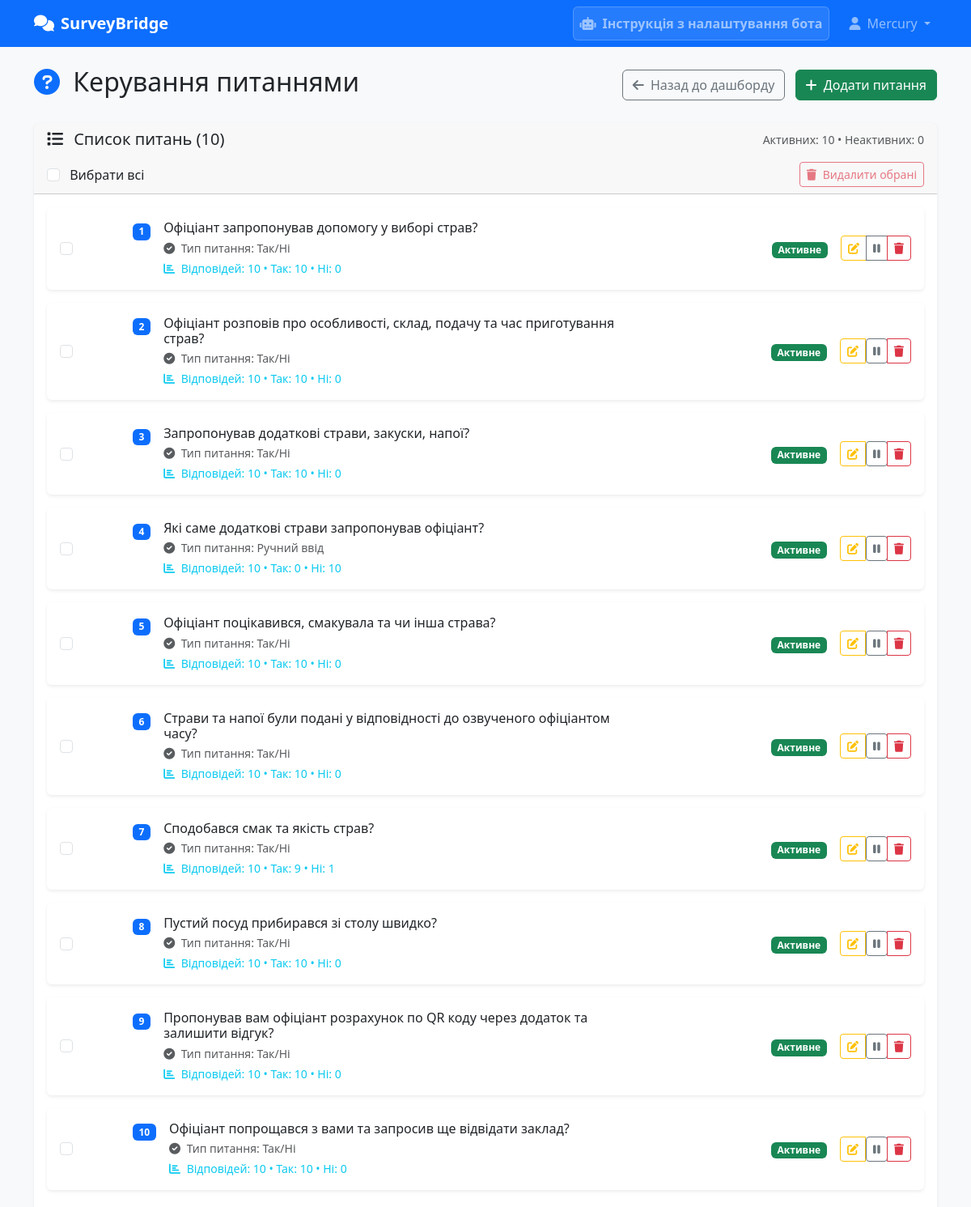
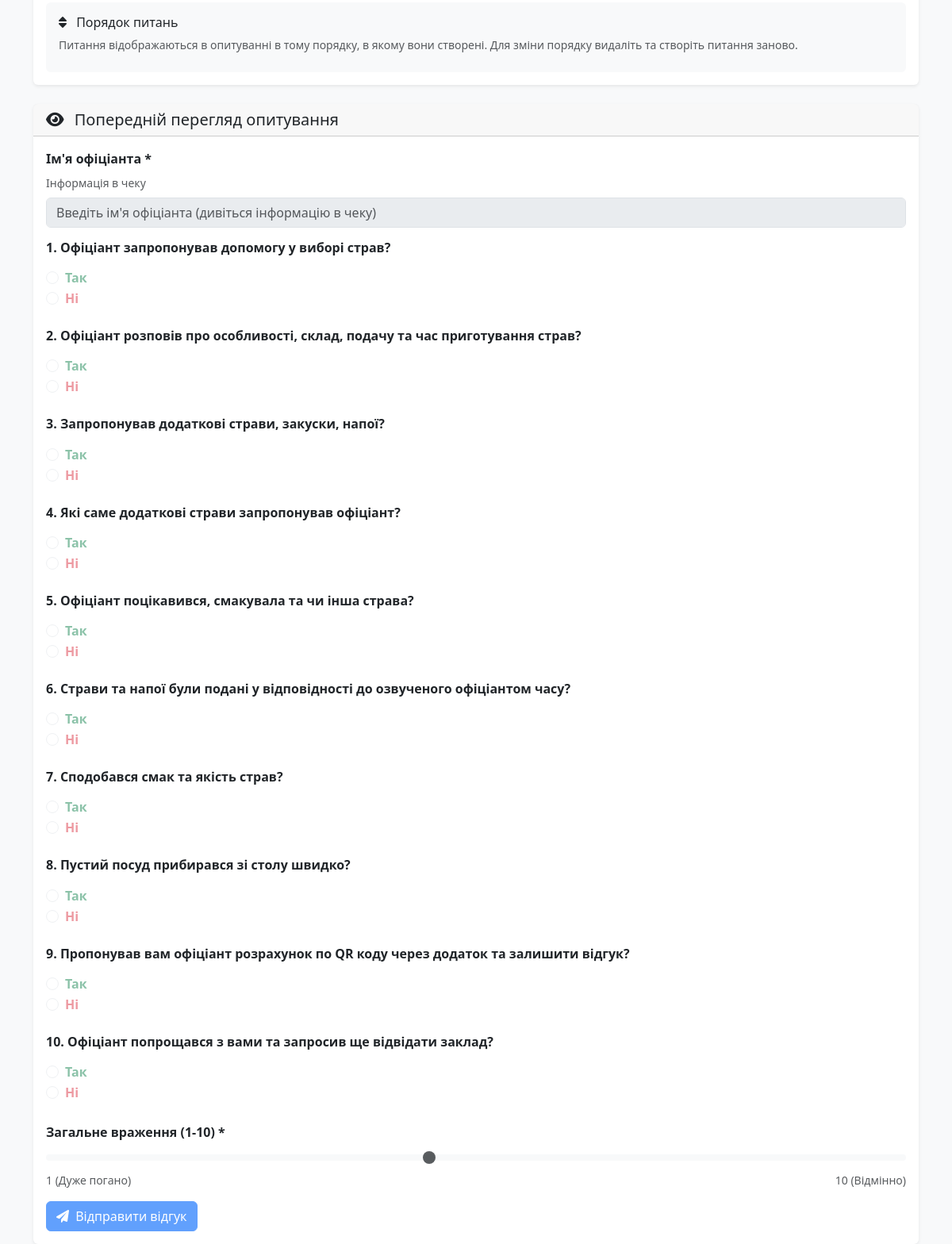
The page /user/questions (signed in) on the database its author committed (2 pictures, top to bottom).
### models.py (models this page shows, shortened)
class User(UserMixin, db.Model):
    __tablename__ = 'users'
    id = db.Column(db.Integer, primary_key=True)
    login = db.Column(db.String(80), unique=True, nullable=False)
    password_hash = db.Column(db.String(120), nullable=False)
    restaurant_name = db.Column(db.String(200), nullable=False)
    city = db.Column(db.String(100), nullable=False)
    bot_token = db.Column(db.String(200), nullable=True)
    telegram_group_id = db.Column(db.String(50), nullable=True)  # ID групи Telegram для сповіщень
    telegram_group_name = db.Column(db.String(200), nullable=True)  # Назва групи Telegram
    telegram_group_link = db.Column(db.String(200), nullable=True)  # Посилання на групу Telegram
    telegram_group_enabled = db.Column(db.Boolean, default=False, nullable=False)  # Увімкнути групові сповіщення
    unique_token = db.Column(db.String(32), unique=True, nullable=False)
    email_address = db.Column(db.String(120), nullable=True)  # Email адреса для сповіщень
    email_enabled = db.Column(db.Boolean, default=False, nullable=False)  # Увімкнути email сповіщення
    is_active = db.Column(db.Boolean, default=True, nullable=False)
    created_at = db.Column(db.DateTime, default=datetime.utcnow)
    questions = db.relationship('Question', backref='user', lazy=True, cascade='all, delete-orphan')
    surveys = db.relationship('Survey', backref='user', lazy=True, cascade='all, delete-orphan')
    qr_codes = db.relationship('QRCode', backref='user', lazy=True, cascade='all, delete-orphan')

class Question(db.Model):
    __tablename__ = 'questions'
    id = db.Column(db.Integer, primary_key=True)
    user_id = db.Column(db.Integer, db.ForeignKey('users.id'), nullable=False)
    question_text = db.Column(db.Text, nullable=False)
    question_type = db.Column(db.String(20), default='yes_no', nullable=False)  # 'yes_no' або 'manual'
    is_active = db.Column(db.Boolean, default=True, nullable=False)
    created_at = db.Column(db.DateTime, default=datetime.utcnow)
    answers = db.relationship('Answer', backref='question', lazy=True, cascade='all, delete-orphan')

### app.py (the view)
@app.route('/user/questions')
@manager_required
def user_questions():
    questions = Question.query.filter_by(user_id=current_user.id).all()
    active_count = Question.query.filter_by(user_id=current_user.id, is_active=True).count()
    inactive_count = Question.query.filter_by(user_id=current_user.id, is_active=False).count()
    return render_template('user/questions.html',
                         questions=questions,
                         active_count=active_count,
                         inactive_count=inactive_count)

### templates/user/questions.html (shortened to what this page needs)
{% extends "base.html" %}
{% block content %}
<div class="row">
    <div class="col-12">
        <div class="d-flex justify-content-between align-items-center mb-4">
            <h2>
                <i class="fas fa-question-circle text-primary me-2"></i>
                Керування питаннями
            </h2>
            <div>
                <a href="{{ url_for('user_dashboard') }}" class="btn btn-outline-secondary me-2">
                    <i class="fas fa-arrow-left me-1"></i>
                    Назад до дашборду
                </a>
                <button type="button" class="btn btn-success" data-bs-toggle="modal" data-bs-target="#addQuestionModal">
                    <i class="fas fa-plus me-1"></i>
                    Додати питання
                </button>
            </div>
        </div>
    </div>
</div>
<div class="row">
    <div class="col-12">
        <div class="card">
            <div class="card-header">
                <div class="d-flex justify-content-between align-items-center">
                    <h5 class="mb-0">
                        <i class="fas fa-list me-2"></i>
                        Список питань ({{ questions|length }})
                    </h5>
                    <div class="text-muted small">
                        Активних: {{ active_count }} •
                        Неактивних: {{ inactive_count }}
                    </div>
                </div>
                {% if questions %}
                <div class="mt-3">
                    <div class="d-flex justify-content-between align-items-center">
                        <div>
                            <input type="checkbox" id="selectAll" class="form-check-input me-2">
                            <label for="selectAll" class="form-check-label">Вибрати всі</label>
                        </div>
                        <button type="button" id="deleteSelectedBtn" class="btn btn-sm btn-outline-danger" disabled>
                            <i class="fas fa-trash me-1"></i>
                            Видалити обрані
                        </button>
                    </div>
                </div>
                {% endif %}
            </div>
            <div class="card-body">
                {% if questions %}
                <form id="bulkDeleteForm" method="POST" action="{{ url_for('user_bulk_delete_questions') }}">
                    <div class="questions-list">
                    {% for question in questions %}
                    <div class="question-item card mb-3 {% if not question.is_active %}bg-light{% endif %}">
                        <div class="card-body">
                            <div class="row align-items-center">
                                <div class="col-md-1">
                                    <input type="checkbox" name="question_ids" value="{{ question.id }}" class="form-check-input question-checkbox">
                                </div>
                                <div class="col-md-7">
                                    <div class="d-flex align-items-start">
                                        <div class="question-number me-3">
                                            <span class="badge bg-primary">{{ loop.index }}</span>
                                        </div>
                                        <div class="flex-grow-1">
                                            <h6 class="mb-1 {% if not question.is_active %}text-muted{% endif %}">
                                                {{ question.question_text }}
                                            </h6>
                                            <div class="small text-muted">
                                                <i class="fas fa-check-circle me-1"></i>
                                                Тип питання:
                                                {% if question.question_type == 'yes_no' %}
                                                    Так/Ні
                                                {% else %}
                                                    Ручний ввід
                                                {% endif %}
                                            </div>
                                            {% if question.answers %}
                                            <div class="small text-info mt-1">
                                                <i class="fas fa-chart-bar me-1"></i>
                                                Відповідей: {{ question.answers|length }} •
                                                Так: {{ question.answers|selectattr('answer', 'equalto', true)|list|length }} •
                                                Ні: {{ question.answers|selectattr('answer', 'equalto', false)|list|length }}
                                            </div>
                                            {% endif %}
                                        </div>
                                    </div>
                                </div>
                                <div class="col-md-4">
                                    <div class="d-flex justify-content-end align-items-center">
                                        <div class="me-3">
                                            {% if question.is_active %}
                                                <span class="badge bg-success">Активне</span>
                                            {% else %}
                                                <span class="badge bg-secondary">Неактивне</span>
                                            {% endif %}
                                        </div>
                                        <div class="btn-group" role="group">
                                            <button type="button" class="btn btn-sm btn-outline-warning"
                                                    onclick="editQuestion({{ question.id }}, '{{ question.question_text|e }}', '{{ question.question_type }}', {{ question.is_active|lower }})">
                                                <i class="fas fa-edit"></i>
                                            </button>
                                            <form method="POST" action="{{ url_for('user_toggle_question', question_id=question.id) }}" class="d-inline">
                                                {% if question.is_active %}
                                                    <button type="submit" class="btn btn-sm btn-outline-secondary" title="Деактивувати">
                                                        <i class="fas fa-pause"></i>
                                                    </button>
                                                {% else %}
                                                    <button type="submit" class="btn btn-sm btn-outline-success" title="Активувати">
                                                        <i class="fas fa-play"></i>
                                                    </button>
                                                {% endif %}
                                            </form>
                                            <button type="button" class="btn btn-sm btn-outline-danger"
                                                    onclick="confirmDeleteQuestion({{ question.id }}, '{{ question.question_text|e }}')">
                                                <i class="fas fa-trash"></i>
                                            </button>
                                        </div>
                                    </div>
                                </div>
                            </div>
                        </div>
                    </div>
                    {% endfor %}
                </div>
                </form>
                {% if questions|length > 1 %}
                <div class="mt-4 p-3 bg-light rounded">
                    <h6 class="mb-2">
                        <i class="fas fa-sort me-2"></i>
                        Порядок питань
                    </h6>
                    <p class="small text-muted mb-2">
                        Питання відображаються в опитуванні в тому порядку, в якому вони створені.
                        Для зміни порядку видаліть та створіть питання заново.
                    </p>
                </div>
                {% endif %}
                {% endif %}
            </div>
        </div>
    </div>
</div>
{% if questions|selectattr('is_active')|list %}
<div class="row mt-4">
    <div class="col-12">
        <div class="card">
            <div class="card-header">
                <h5 class="mb-0">
                    <i class="fas fa-eye me-2"></i>
                    Попередній перегляд опитування
                </h5>
            </div>
            <div class="card-body">
                <div class="survey-preview">
                    <div class="mb-3">
                        <label class="form-label fw-bold">Ім'я офіціанта *</label>
                        <p class="text-muted small mb-2">Інформація в чеку</p>
                        <input type="text" class="form-control" placeholder="Введіть ім'я офіціанта (дивіться інформацію в чеку)" disabled>
                    </div>
                    {% for question in questions|selectattr('is_active') %}
                    <div class="question-card mb-4">
                        <h6 class="fw-bold mb-3">{{ loop.index }}. {{ question.question_text }}</h6>
                        <div class="row">
                            <div class="col-md-6">
                                <div class="form-check">
                                    <input class="form-check-input" type="radio" name="q{{ question.id }}" disabled>
                                    <label class="form-check-label text-success fw-bold">Так</label>
                                </div>
                                <div class="form-check">
                                    <input class="form-check-input" type="radio" name="q{{ question.id }}" disabled>
                                    <label class="form-check-label text-danger fw-bold">Ні</label>
                                </div>
                            </div>
                        </div>
                    </div>
                    {% endfor %}
                    <div class="mb-3">
                        <label class="form-label fw-bold">Загальне враження (1-10) *</label>
                        <input type="range" class="form-range" min="1" max="10" value="5" disabled>
                        <div class="d-flex justify-content-between small text-muted">
                            <span>1 (Дуже погано)</span>
                            <span>10 (Відмінно)</span>
                        </div>
                    </div>
                    <button type="button" class="btn btn-primary" disabled>
                        <i class="fas fa-paper-plane me-1"></i>
                        Відправити відгук
                    </button>
                </div>
            </div>
        </div>
    </div>
</div>
{% endif %}
{% endblock %}

### templates/base.html (shortened to what this page needs)
<!DOCTYPE html>
<html lang="uk">
<head>
    <link href="https://cdn.jsdelivr.net/npm/bootstrap@5.3.0/dist/css/bootstrap.min.css" rel="stylesheet">
    <link href="https://cdnjs.cloudflare.com/ajax/libs/font-awesome/6.0.0/css/all.min.css" rel="stylesheet">
</head>
<body>
    <nav class="navbar navbar-expand-lg navbar-dark bg-primary">
        <div class="container">
            <span class="navbar-brand">
                <i class="fas fa-comments me-2"></i>SurveyBridge
            </span>
            {% if current_user.is_authenticated or session.get('admin_logged_in') %}
            <div class="navbar-nav ms-auto d-flex align-items-center">
                <a href="{{ url_for('bot_instructions') }}" class="nav-link me-3 d-flex align-items-center bot-instructions-link">
                    <i class="fas fa-robot me-2"></i>
                    <span class="fw-semibold">Інструкція з налаштування бота</span>
                </a>
                <div class="nav-item dropdown">
                    <a class="nav-link dropdown-toggle" href="#" role="button" data-bs-toggle="dropdown">
                        <i class="fas fa-user me-1"></i>
                        {% if session.get('admin_logged_in') %}
                            Адміністратор
                        {% else %}
                            {{ current_user.login }}
                        {% endif %}
                    </a>
                </div>
            </div>
            {% endif %}
        </div>
    </nav>
    <main class="container mt-4">
        {% block content %}{% endblock %}
    </main>
</body>
</html>

### rows shown on the page
User: login "Mercury"
Question: question_text "Офіціант запропонував допомогу у виборі страв?", question_type "Так/Ні", answers|length "10", answers|selectattr "10", answers|selectattr "0", is_active "Активне"
Question: question_text "Офіціант розповів про особливості, склад, подачу та час приготування страв?", question_type "Так/Ні", answers|length "10", answers|selectattr "10", answers|selectattr "0", is_active "Активне"
Question: question_text "Запропонував додаткові страви, закуски, напої?", question_type "Так/Ні", answers|length "10", answers|selectattr "10", answers|selectattr "0", is_active "Активне"
Question: question_text "Які саме додаткові страви запропонував офіціант?", question_type "Ручний ввід", answers|length "10", answers|selectattr "0", answers|selectattr "10", is_active "Активне"
Question: question_text "Офіціант поцікавився, смакувала та чи інша страва?", question_type "Так/Ні", answers|length "10", answers|selectattr "10", answers|selectattr "0", is_active "Активне"
Question: question_text "Страви та напої були подані у відповідності до озвученого офіціантом часу?", question_type "Так/Ні", answers|length "10", answers|selectattr "10", answers|selectattr "0", is_active "Активне"
Question: question_text "Сподобався смак та якість страв?", question_type "Так/Ні", answers|length "10", answers|selectattr "9", answers|selectattr "1", is_active "Активне"
Question: question_text "Пустий посуд прибирався зі столу швидко?", question_type "Так/Ні", answers|length "10", answers|selectattr "10", answers|selectattr "0", is_active "Активне"
Question: question_text "Пропонував вам офіціант розрахунок по QR коду через додаток та залишити відгук?", question_type "Так/Ні", answers|length "10", answers|selectattr "10", answers|selectattr "0", is_active "Активне"
Question: question_text "Офіціант попрощався з вами та запросив ще відвідати заклад?", question_type "Так/Ні", answers|length "10", answers|selectattr "10", answers|selectattr "0", is_active "Активне"

### other values the page prints
{{ questions|length }} "10"
{{ active_count }} "10"
{{ inactive_count }} "0"
